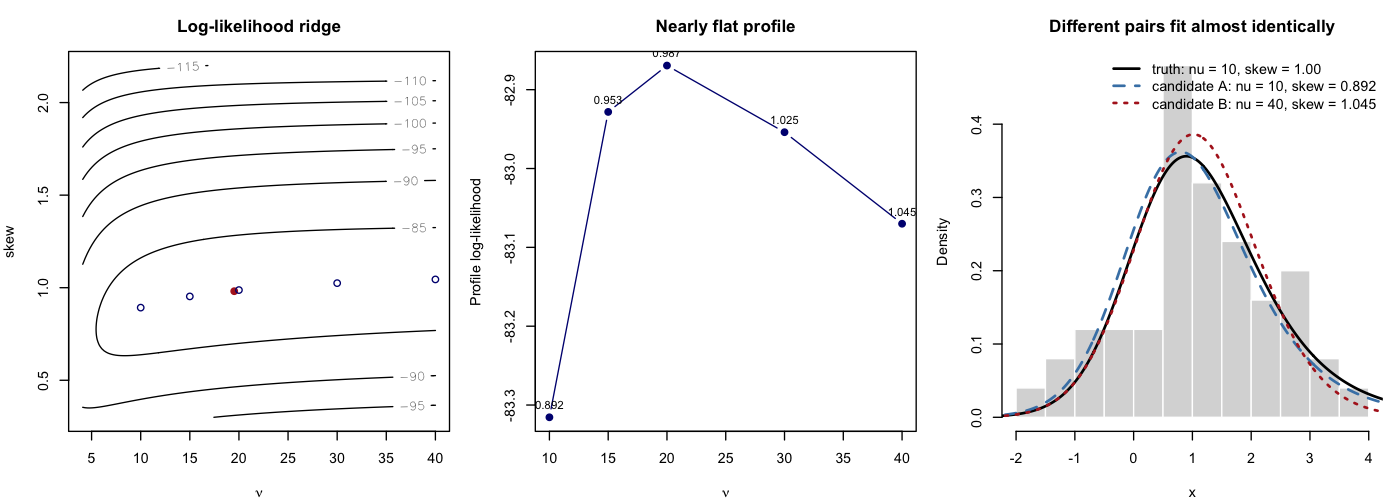

Reproduce this figure in R.
load_tensormodels <- function() {
  if (requireNamespace("tensormodels", quietly = TRUE)) {
    suppressPackageStartupMessages(library(tensormodels))
    return(invisible(TRUE))
  }

  if (requireNamespace("pkgload", quietly = TRUE)) {
    pkgload::load_all(".", quiet = TRUE)
    return(invisible(TRUE))
  }

  stop(
    "Could not load tensormodels. Install the package or install pkgload ",
    "to load the local source tree."
  )
}

scalar_loglik <- function(draws, mu, sigma, nu, skew) {
  sum(vapply(
    draws,
    function(x) {
      dtskewt(
        x = x,
        mu = array(mu, dim = 1),
        skew = array(skew, dim = 1),
        sigmas = list(matrix(sigma, nrow = 1, ncol = 1)),
        nu = nu,
        log = TRUE
      )
    },
    numeric(1)
  ))
}

profile_skew <- function(draws, mu, sigma, nu, interval = c(0.2, 2.0)) {
  opt <- optimize(
    f = function(skew) -scalar_loglik(draws, mu = mu, sigma = sigma,
                                      nu = nu, skew = skew),
    interval = interval
  )

  data.frame(
    nu = nu,
    skew = opt$minimum,
    loglik = -opt$objective
  )
}

load_tensormodels()

set.seed(42)

# A 1 x 1 tensor is enough to expose the weak identification.
# We hold mu and sigma fixed at their true values so the ridge is only in
# the (nu, skew) directions.
n_draws <- 50
mu_true <- 0
sigma_true <- 1
nu_true <- 10
skew_true <- 1

draws <- rtskewt(
  n = n_draws,
  mu = array(mu_true, dim = 1),
  sigmas = list(matrix(sigma_true, nrow = 1, ncol = 1)),
  skew = array(skew_true, dim = 1),
  nu = nu_true
)

draw_values <- vapply(draws, as.numeric, numeric(1))

nu_grid <- seq(4.1, 40, length.out = 150)
skew_grid <- seq(0.3, 2.2, length.out = 160)

loglik_surface <- outer(
  nu_grid,
  skew_grid,
  Vectorize(function(nu, skew) {
    scalar_loglik(draws, mu = mu_true, sigma = sigma_true, nu = nu, skew = skew)
  })
)

max_idx <- which(loglik_surface == max(loglik_surface), arr.ind = TRUE)[1, ]
max_nu <- nu_grid[max_idx[1]]
max_skew <- skew_grid[max_idx[2]]
max_loglik <- loglik_surface[max_idx[1], max_idx[2]]

near_half <- which(loglik_surface >= max_loglik - 0.5, arr.ind = TRUE)
near_two <- which(loglik_surface >= max_loglik - 2, arr.ind = TRUE)

profile_nus <- c(10, 15, 20, 30, 40)
profile_table <- do.call(
  rbind,
  lapply(profile_nus, function(nu) {
    profile_skew(draws, mu = mu_true, sigma = sigma_true, nu = nu)
  })
)
profile_table$diff_from_best <- max(profile_table$loglik) - profile_table$loglik

candidate_a <- profile_table[profile_table$nu == 10, ]
candidate_b <- profile_table[profile_table$nu == 40, ]

x_grid <- seq(min(draw_values) - 1, max(draw_values) + 1, length.out = 500)
d_true <- vapply(
  x_grid,
  function(x) {
    dtskewt(x, mu = array(mu_true, dim = 1), skew = array(skew_true, dim = 1),
            sigmas = list(matrix(sigma_true, 1, 1)), nu = nu_true, log = FALSE)
  },
  numeric(1)
)
d_a <- vapply(
  x_grid,
  function(x) {
    dtskewt(x, mu = array(mu_true, dim = 1),
            skew = array(candidate_a$skew, dim = 1),
            sigmas = list(matrix(sigma_true, 1, 1)), nu = candidate_a$nu,
            log = FALSE)
  },
  numeric(1)
)
d_b <- vapply(
  x_grid,
  function(x) {
    dtskewt(x, mu = array(mu_true, dim = 1),
            skew = array(candidate_b$skew, dim = 1),
            sigmas = list(matrix(sigma_true, 1, 1)), nu = candidate_b$nu,
            log = FALSE)
  },
  numeric(1)
)

png(
  filename = "weak_identifiability_skewt_example.png",
  width = 1400,
  height = 500,
  res = 130
)
par(mfrow = c(1, 3), mar = c(4, 4, 3, 1))

contour(
  x = nu_grid,
  y = skew_grid,
  z = loglik_surface,
  nlevels = 12,
  xlab = expression(nu),
  ylab = "skew",
  main = "Log-likelihood ridge"
)
points(max_nu, max_skew, pch = 19, col = "firebrick")
points(profile_table$nu, profile_table$skew, pch = 1, col = "navy")

plot(
  profile_table$nu,
  profile_table$loglik,
  type = "b",
  pch = 19,
  col = "navy",
  xlab = expression(nu),
  ylab = "Profile log-likelihood",
  main = "Nearly flat profile"
)
abline(h = max(profile_table$loglik) - 0.5, lty = 2, col = "firebrick")
text(profile_table$nu, profile_table$loglik, labels = round(profile_table$skew, 3),
     pos = 3, cex = 0.8)

hist(
  draw_values,
  breaks = 12,
  freq = FALSE,
  border = "white",
  col = "grey85",
  xlab = "x",
  main = "Different pairs fit almost identically"
)
lines(x_grid, d_true, col = "black", lwd = 2)
lines(x_grid, d_a, col = "steelblue", lwd = 2, lty = 2)
lines(x_grid, d_b, col = "firebrick", lwd = 2, lty = 3)
legend(
  "topright",
  bty = "n",
  lwd = 2,
  lty = c(1, 2, 3),
  col = c("black", "steelblue", "firebrick"),
  legend = c(
    sprintf("truth: nu = %.0f, skew = %.2f", nu_true, skew_true),
    sprintf("candidate A: nu = %.0f, skew = %.3f", candidate_a$nu, candidate_a$skew),
    sprintf("candidate B: nu = %.0f, skew = %.3f", candidate_b$nu, candidate_b$skew)
  )
)

dev.off()

cat("\nWeak identification example for rtskewt()\n")
cat("----------------------------------------\n")
cat(sprintf("True parameters used to simulate data: nu = %.1f, skew = %.1f\n",
            nu_true, skew_true))
cat(sprintf("Grid maximum: nu = %.2f, skew = %.3f, logLik = %.3f\n",
            max_nu, max_skew, max_loglik))
cat("\nProfile likelihood by fixing nu and optimizing skew:\n")
print(profile_table, row.names = FALSE)

cat(sprintf(
  "\nWithin 0.5 log-likelihood units of the maximum, nu ranges from %.2f to %.2f\n",
  min(nu_grid[near_half[, 1]]), max(nu_grid[near_half[, 1]])
))
cat(sprintf(
  "and skew ranges from %.3f to %.3f.\n",
  min(skew_grid[near_half[, 2]]), max(skew_grid[near_half[, 2]])
))

cat(sprintf(
  "\nTwo very different parameter pairs:\n  A: nu = %.0f, skew = %.3f\n  B: nu = %.0f, skew = %.3f\n",
  candidate_a$nu, candidate_a$skew, candidate_b$nu, candidate_b$skew
))
cat(sprintf(
  "Their profile log-likelihoods differ by only %.3f.\n",
  abs(candidate_a$loglik - candidate_b$loglik)
))

cat(
  "\nInterpretation: once mu and sigma are fixed, the likelihood still has a broad\n",
  "ridge in the (nu, skew) directions. Larger nu can be offset by larger skew,\n",
  "so the data do not pin those two parameters down separately in this sample.\n",
  sep = ""
)
cat("\nSaved figure to weak_identifiability_skewt_example.png\n")
